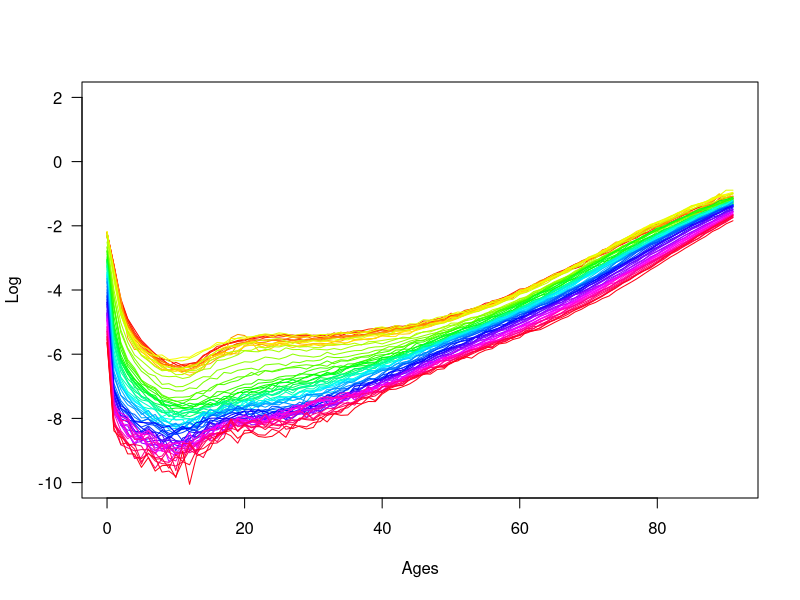
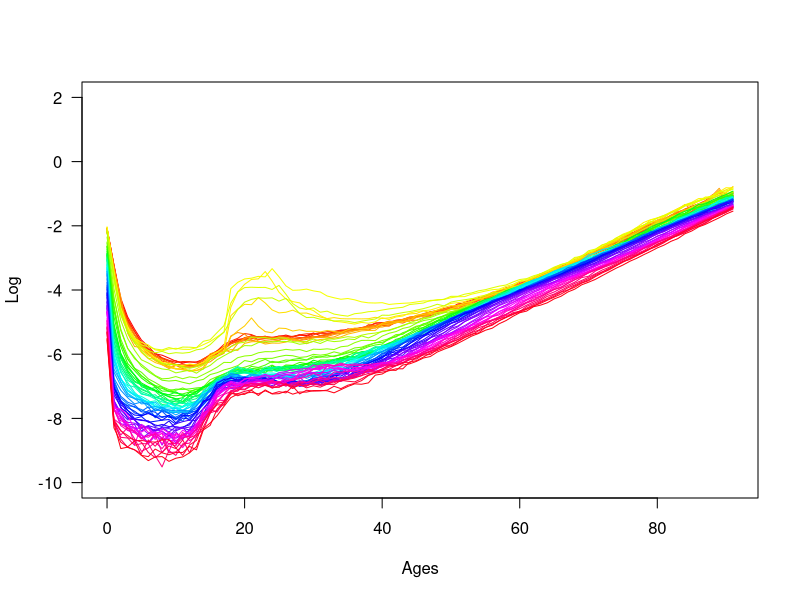
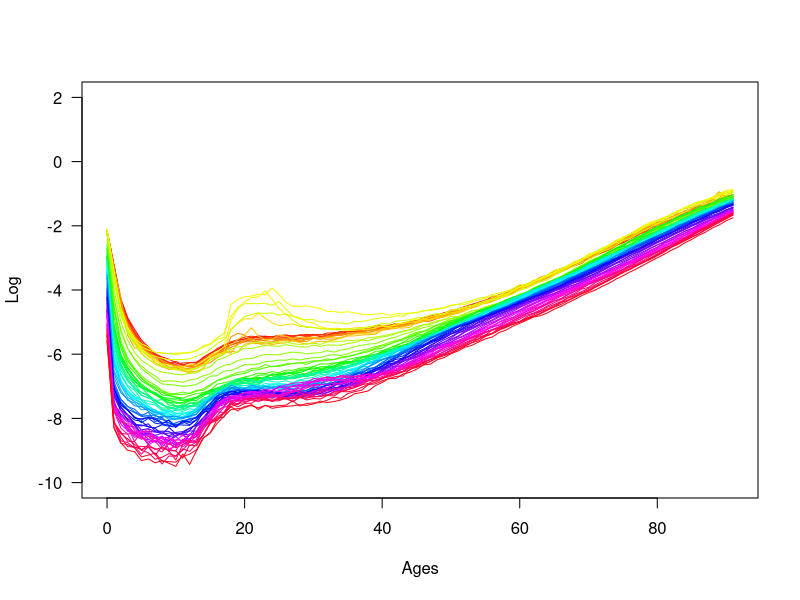

The R source for these figures, in order:

#setwd('C:/Users/M_Guill?n_i_Estany/Dropbox/Research Arelly/data')

# setwd('/home/javier/Dropbox/research/PAPERS/Research Arelly')


drates<-read.table("Deaths_Rates_Italy.txt", dec = ".", header = TRUE, na.strings = ".")
head(drates)
table(drates$Year)
table(drates$Age)
dim(drates)


#### Rates matrix       x=age y=years
mrates<-wrates<-arates<-mat.or.vec(111,138)
                          
rownames(mrates)<-rownames(wrates)<-rownames(arates)<-0:110
colnames(mrates)<-colnames(wrates)<-colnames(arates)<-1872:2009


for(y in 1:138){
   for(x in 1:111){
      wrates[x,y]<- drates[(y-1)*111+x,3]
      mrates[x,y]<- drates[(y-1)*111+x,4]
      arates[x,y]<- drates[(y-1)*111+x,5]      
     }
   }

lwrates<-log(wrates)
lmrates<-log(mrates)
larates<-log(arates)


#### Giacometti data: ages (x = 0,...,91) and years (t = 1930,...,2004) 
lwrates<-lwrates[1:92, 59:133]
lmrates<-lmrates[1:92, 59:133]
larates<-larates[1:92, 59:133]

ages<-as.numeric(rownames(lwrates))
years<-as.numeric(colnames(lwrates))
fa<-ages[1]; na<-length(ages); la<-ages[na]
fy<-years[1]; ny<-length(years); ly<-years[ny]


#### Graph
color<-rainbow(ny)

x11(); par(las=1)
plot(ages, lwrates[,1], type='l', col=color[1],  ylim=c(-10,2), xlab='Ages', ylab='Log')
  for(i in 2:ny){
       lines(ages, lwrates[,i], col=color[i])
      }
      
x11(); par(las=1)
plot(ages, lmrates[,1], type='l', col=color[1],  ylim=c(-10,2), xlab='Ages', ylab='Log')
  for(i in 2:ny){
       lines(ages, lmrates[,i], col=color[i])
      }
      
x11(); par(las=1)
plot(ages, larates[,1], type='l', col=color[1],  ylim=c(-10,2), xlab='Ages', ylab='Log')
  for(i in 2:ny){
       lines(ages, larates[,i], col=color[i])
      }
                  











